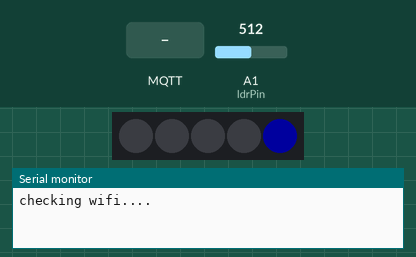
This sketch was run on a simulated Arduino MKR. Shown: 5 RGB LEDs in strip order, left to right, the last lines printed to the serial monitor. The test bench sets the inputs (shaded band); at power-on: A1 (ldrPin) = 512. Dim RGB values are drawn brighter than linear; WiFi joins after 1.5 s; servers stay silent unless stated; no MQTT or app messages arrive unless stated.

Above: at 0.1 s.
2.9 s: MQTT message "1" arrives on the first subscribed topic
At 4.1 s:
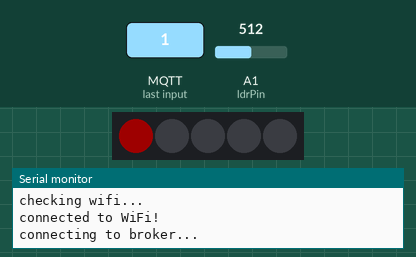
4.4 s: MQTT message "/button1" arrives on the second subscribed topic
At 5.4 s:
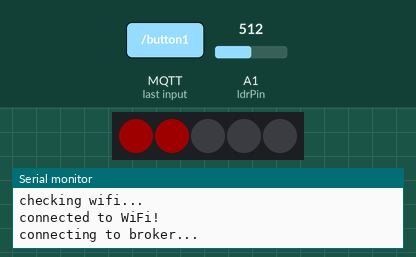
5.9 s: MQTT message "0" arrives on the first subscribed topic
At 6.8 s:
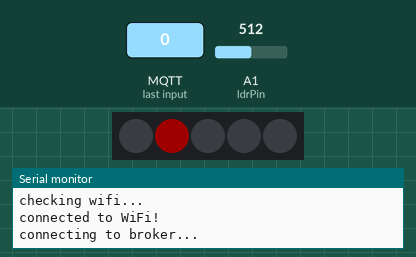
7.4 s: MQTT message "0" arrives on the second subscribed topic
At 8.3 s:
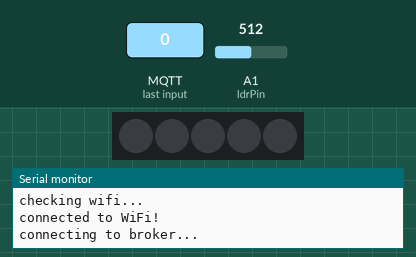
8.9 s: MQTT message "1" arrives on the second subscribed topic
At 9.3 s:
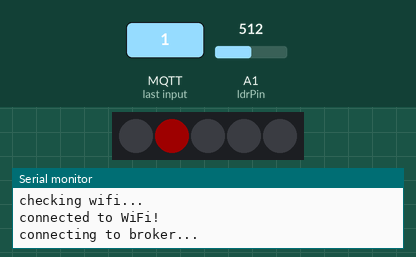
Timing chart, 0 to 11.4 s (numbered marks = the images above; inputs shaded):
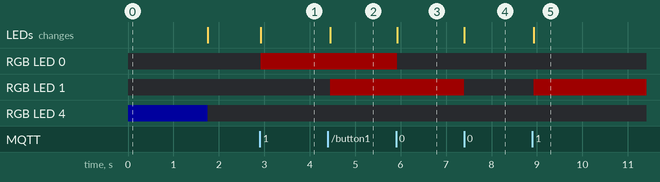

Measured:
- after the input at 2.9 s, RGB LED 0: off → RGB(30, 0, 0) at once; the LEDs: change at once (image 1)
- after the input at 4.4 s, RGB LED 1: off → RGB(30, 0, 0) after 0.05 s; the LEDs: change after 0.05 s (image 2)
- after the input at 5.9 s, RGB LED 0: RGB(30, 0, 0) → off at once; the LEDs: change at once (image 3)
- after the input at 7.4 s, RGB LED 1: RGB(30, 0, 0) → off at once; the LEDs: change at once (image 4)
- after the input at 8.9 s, RGB LED 1: off → RGB(30, 0, 0) at once; the LEDs: change at once (image 5)

The sketch:

UpsideDown_Bot.ino
```cpp
// include these libraries to connect to the shiftr service
#include <WiFiNINA.h>
#include <MQTT.h>
#include <MQTTClient.h>

// Setup LED strip
#include <Adafruit_NeoPixel.h> // import LED strip library
#ifdef __AVR__
  #include <avr/power.h>
#endif
#define PIN 4 // Pin LED strip (I used pin 4)

//// Setup wifi credentials at location 1
const char WIFI_SSID1[] = "..."; // WiFI ssid 1
const char WIFI_PASS1[] = "..."; //WiFI password 1

//// Setup wifi credentials at location 2
const char WIFI_SSID2[] = "..."; // WiFI ssid 2
const char WIFI_PASS2[] = "..."; //WiFI password 2

// Broker key and secret of shiftr.io
const char mqttServer[] = "broker.shiftr.io"; // broker, with shiftr.io it's "broker.shiftr.io"
const int mqttServerPort = 1883; // broker mqtt port
const char key[] = "..."; // broker key (find this on shiftr)
const char secret[] = "..."; // broker secret (find this on shiftr)
const char device[] = "..."; // broker device (this name will be visible on shiftr)

// setting up Wifi/MQTT
int status = WL_IDLE_STATUS;
WiFiClient net;
MQTTClient client;
unsigned long lastMillis = 0;

////////Assigning pins and setting up variables//////////

// setting buttonPin and variable for ButtonState
const int ldrPin = A1; // LDR is connected to this pin on the Arduino (I used Pin A1)
int ldrValue; // new variable to store value of the LDR
int ldrState = 0; // variable that helps to turn LDR into a switch
int lastLdrState = 0; // variable that helps to turn LDR into a switch
int ldrThreshold = 100; // the sensitivity of the LDR sensor

// settings LEDstrip
int numLEDS = 5; // the amount of LEDs used on the LED strip
Adafruit_NeoPixel strip = Adafruit_NeoPixel(numLEDS, PIN, NEO_GRB + NEO_KHZ800); // setting up the LED strip

// variables for color value and number of ledpixel
int ledPixel;
int redValue;
int greenValue;
int blueValue;

// variable used for cycling through internet connections
int connectionCounter = 0;

/////// Connect to the internet and mqttServer //////////

void connect() {
  Serial.print("checking wifi...");
  while ( status != WL_CONNECTED) { // if not connected to wifi
    strip.setPixelColor(4, strip.Color(0, 0, 255)); // set LED 4 on Blue
    strip.show();
    if (connectionCounter == 0){
      Serial.print(".");
      status = WiFi.begin(WIFI_SSID1, WIFI_PASS1); // provide SSID and password of wifi
    }
    if (connectionCounter == 1){
      Serial.print("|");
      status = WiFi.begin(WIFI_SSID2, WIFI_PASS2); // provide SSID and password of wifi
    }
    connectionCounter = !connectionCounter; // connection counter is switching to opposite
    delay(100);
  }
  Serial.println("\nconnected to WiFi!\n");

  client.begin(mqttServer, mqttServerPort, net); // check the server

  Serial.println("connecting to broker...");
  while (!client.connect(device, key, secret)) { // check the broker of shiftr.io
    Serial.print(".");
    delay(1000);
  }

  Serial.println("Connected to MQTT");

  client.onMessage(messageReceived); // when there is a message, execute void(messageReceived)

  client.subscribe("/button1");  // Subscribe to button 1 - will be received in void(messageReceived)
  client.subscribe("/button2");  // Subscribe to button 2 - will be received in void(messageReceived)
  client.subscribe("/button3");  // Subscribe to button 3 - will be received in void(messageReceived)
  client.subscribe("/button4");  // Subscribe to button 4 - will be received in void(messageReceived)
}

///////// This setup runs one time in the beginning //////////

void setup() {
  Serial.begin(115200); // to see serial monitor

  strip.begin(); // begin LEDStrip
  strip.setBrightness(30); // set brightness LEDStrip
  strip.show(); // show LEDStrip

  pinMode(ldrPin, INPUT); // set ldrPin
  connect();  // setup void connect()

}

/////// Functions for setting LEDs to right state and color //////////


void setLedLight(int ledPixel, int redValue, int greenValue, int blueValue) {
    strip.setPixelColor(ledPixel, strip.Color(redValue, greenValue, blueValue)); // set LED
    Serial.println(ledPixel);
    Serial.println("-");
    strip.show();
    delay(50);
}

//////////// Receive Messages ////////////

void messageReceived(String &topic, String &payload) {
  Serial.print("incoming: ");
  Serial.print(topic); // Print sender of signal
  Serial.print(" - ");
  if (topic == "/button1") { // received from button1
    ledPixel = 0; // select right LED from strip
    if (payload == "1") { // if signal is 1
      redValue = 255;
      blueValue = 0;
      greenValue = 0;
      Serial.println("ON");
    }
    else if (payload == "0") { // if signal is 0
      redValue = 0;
      blueValue = 0;
      greenValue = 0;
      Serial.println("OFF");
    }
  }
  if (topic == "/button2") { // received from button2
    ledPixel = 1; // select right LED from strip
    if (payload == "1") { // if signal is 1
      redValue = 255;
      blueValue = 0;
      greenValue = 0;
      Serial.println("ON");
    }
    else if (payload == "0") { // if signal is 0
      redValue = 0;
      blueValue = 0;
      greenValue = 0;
      Serial.println("OFF");
    }
  }
  if (topic == "/button3") { // received from button3 (in this case your own device)
    ledPixel = 2; // select right LED from strip
    if (payload == "1") { // if signal is 1
      redValue = 255;
      blueValue = 0;
      greenValue = 0;
      Serial.println("ON");
    }
    else if (payload == "0") { // if signal is 0
      redValue = 0;
      blueValue = 0;
      greenValue = 0;
      Serial.println("OFF");
    }
  }
  if (topic == "/button4") { // received from button4
    ledPixel = 3; // select right LED from strip
    if (payload == "1") { // if signal is 1
      redValue = 255;
      blueValue = 0;
      greenValue = 0;
      Serial.println("ON");
    }
    else if (payload == "0") { // if signal is 0
      redValue = 0;
      blueValue = 0;
      greenValue = 0;
      Serial.println("OFF");
    }
  }
  setLedLight(ledPixel, redValue, blueValue, greenValue); // take new values and send to right LED on the LED strip
}

/////////// Sending Messages /////////////

void loop() {
  client.loop(); // loop through WiFi/MQTT client

  if (!net.connected()) { // if not connected, then run connect function
    connect();
  }

  int ldrValue = analogRead(ldrPin); //analogRead the value of the LDR

  if (ldrValue > ldrThreshold) { // is the value of the ldr high or low? Adjust the number to make the sensor more or less sensitive
    ldrState = 1;
  } else {
    ldrState = 0;
  }

  if (millis() - lastMillis > 1000) {
    lastMillis = millis(); // equal to

    if (ldrState != lastLdrState) { // if state of LDR changed
        if (ldrState == 1) { // if ldrState is high
          client.publish("/button3", "1"); // client /button2 send value "1"
          Serial.println("1");
        } else { // if ldrState is low
          client.publish("/button3", "0"); // client /button2 send value "0"
          Serial.println("0");
        }
        delay(50); // wait for a moment
      lastLdrState = ldrState; // equal to
    }


    // Switch LED off internet LED when internet is connected
    if (status == WL_CONNECTED) {
      strip.setPixelColor(4, strip.Color(0, 0, 0)); // set LED
      strip.show();
    }

    lastMillis = millis(); // equal to
  }

}
```
